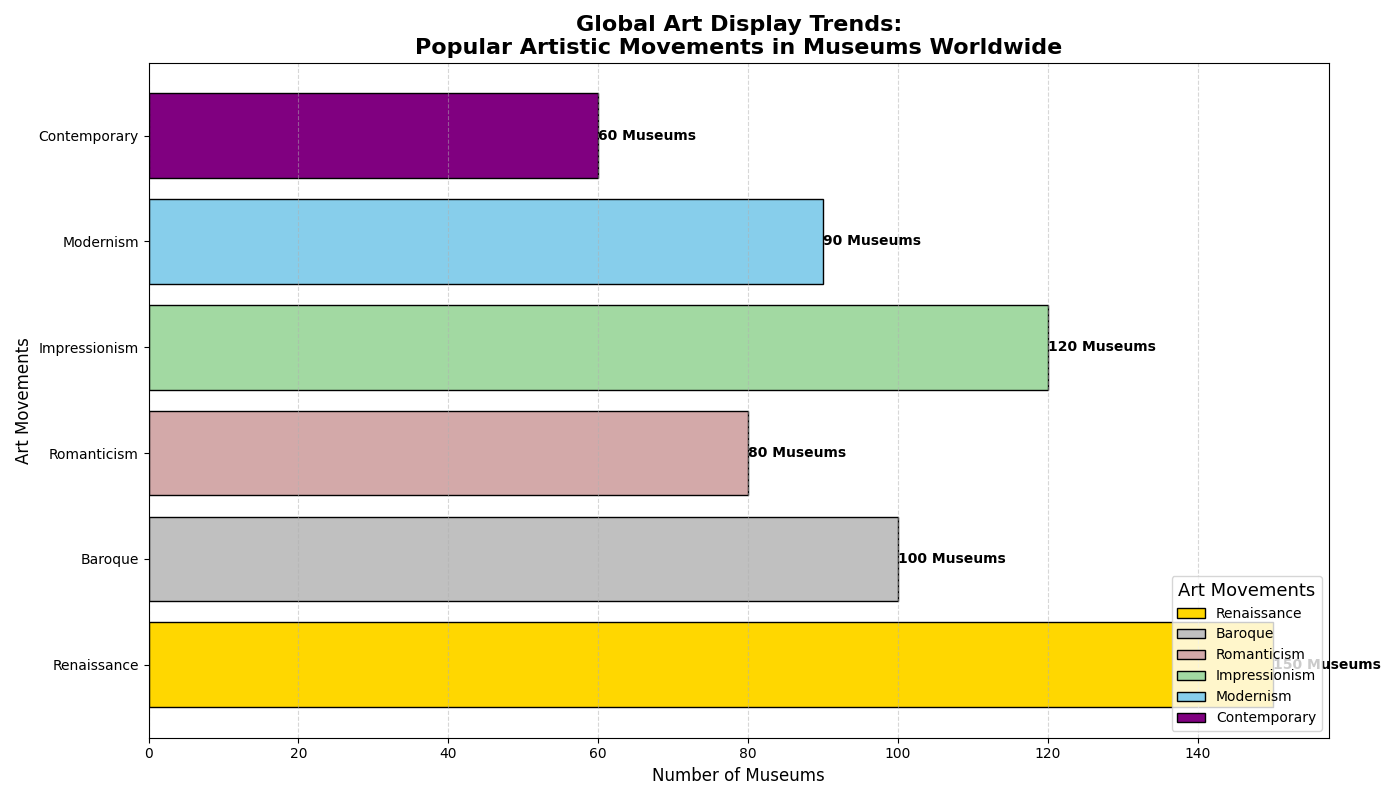

The script that drew this image:
import matplotlib.pyplot as plt
import numpy as np

# Artwork Analysis: Most Popular Artistic Movements as Depicted in Museums Worldwide

# Define the artistic movements and corresponding number of museums showcasing them
art_movements = ['Renaissance', 'Baroque', 'Romanticism', 'Impressionism', 'Modernism', 'Contemporary']
museum_counts = [150, 100, 80, 120, 90, 60]

# Initialize the plot
fig, ax = plt.subplots(figsize=(14, 8))

# Color settings for each bar
colors = ['#FFD700', '#C0C0C0', '#D3A9A9', '#A2D9A2', '#87CEEB', '#800080']

# Create horizontal bars for artistic movements
bars = ax.barh(art_movements, museum_counts, color=colors, edgecolor='black')

# Annotate the bars with their respective values
for bar in bars:
    xval = bar.get_width()
    ax.text(
        xval,
        bar.get_y() + bar.get_height()/2,
        f'{xval} Museums',
        va='center',
        ha='left',
        fontsize=10,
        fontweight='bold'
    )

# Add chart title and axis labels
ax.set_title(
    'Global Art Display Trends:\nPopular Artistic Movements in Museums Worldwide',
    fontsize=16, fontweight='bold'
)
ax.set_xlabel('Number of Museums', fontsize=12)
ax.set_ylabel('Art Movements', fontsize=12)

# Adjust y-ticks for better readability
plt.yticks(rotation=0)

# Add a legend to explain the colors used for each bar
ax.legend(bars, art_movements, title='Art Movements', title_fontsize='13', loc='lower right', fontsize='10')

# Add grid for better readability
ax.grid(True, linestyle='--', alpha=0.5, axis='x')

# Automatic adjustment of subplot parameters for better layout
plt.tight_layout()

# Display the chart
plt.show()
